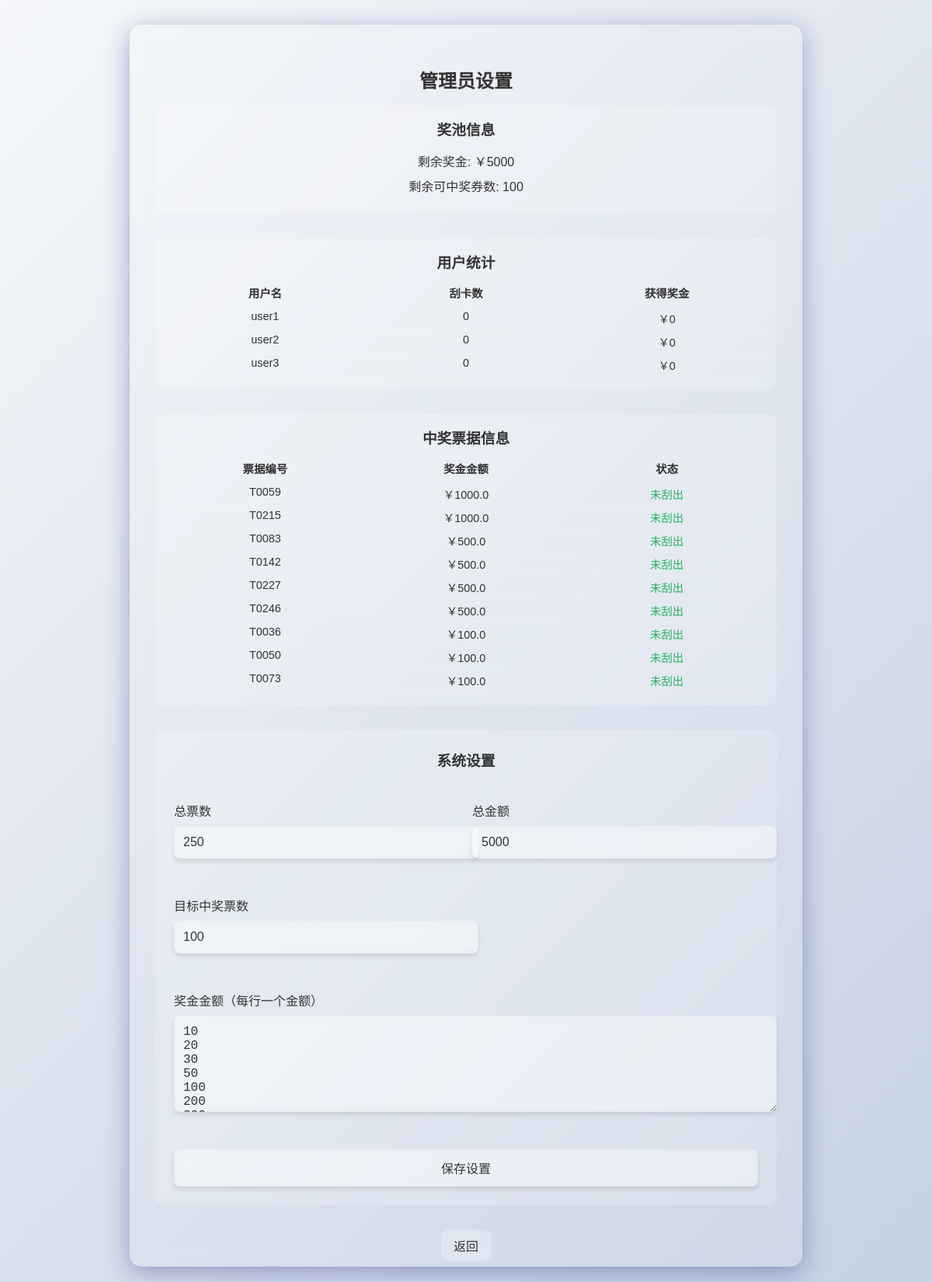
/admin/settings (signed in), run on the app's committed database.
### tables this page shows
CREATE TABLE users (
                id INTEGER PRIMARY KEY,
                username TEXT UNIQUE,
                password TEXT,
                spent_amount REAL DEFAULT 0
            );

CREATE TABLE tickets (
                id INTEGER PRIMARY KEY,
                ticket_number TEXT,
                amount REAL,
                is_selected INTEGER DEFAULT 0
            );

### app.py (the view, shortened to what this page needs)
@app.route('/admin/settings', methods=['GET', 'POST'])
def admin_settings():
    if 'admin' not in session:
        return redirect(url_for('admin'))
    try:
        with open('setting.json', 'r', encoding='utf-8') as f:
            settings = json.load(f)
    except FileNotFoundError:
        settings = {
            'total_tickets': 100,
            'total_amount': 10000,
            'target_winning_tickets': 50,
            'prize_amounts': [10, 20, 30, 50, 100, 200, 500, 1000]
        }
    user_stats = []
    remaining_prize_pool = 0
    remaining_winning_tickets = 0
    winning_tickets = []
    try:
        conn = sqlite3.connect('xx.sqlite')
        cursor = conn.cursor()
        cursor.execute('SELECT username FROM users')
        users = cursor.fetchall()
        cursor.execute('SELECT COUNT(*), COALESCE(SUM(amount), 0) FROM tickets WHERE is_selected = 1')
        total_scratched, total_winnings = cursor.fetchone()
        user_stats = []
        for user in users:
            user_stats.append((user[0], total_scratched or 0, total_winnings or 0))
        cursor.execute('SELECT COALESCE(SUM(amount), 0) FROM tickets WHERE is_selected = 1 AND amount > 0')
        won_amount = cursor.fetchone()[0] or 0
        remaining_prize_pool = settings['total_amount'] - won_amount
        cursor.execute('SELECT COUNT(*) FROM tickets WHERE is_selected = 1 AND amount > 0')
        won_tickets = cursor.fetchone()[0] or 0
        remaining_winning_tickets = settings['target_winning_tickets'] - won_tickets
        cursor.execute('SELECT ticket_number, amount, is_selected FROM tickets WHERE amount > 0 ORDER BY amount DESC, ticket_number')
        winning_tickets = cursor.fetchall()
        conn.close()
    except sqlite3.Error as e:
        print(f"查询统计信息错误: {e}")
    return render_template('admin_settings.html',
                         settings=settings,
                         user_stats=user_stats,
                         remaining_prize_pool=remaining_prize_pool,
                         remaining_winning_tickets=remaining_winning_tickets,
                         winning_tickets=winning_tickets)

### templates/admin_settings.html (shortened to what this page needs)
<!DOCTYPE html>
<html lang="zh-CN">
<head>
    <link rel="stylesheet" href="{{ url_for('static', filename='css/style.css') }}">
</head>
<body>
    <div class="glass-container">
        <h2>管理员设置</h2>
        <div style="margin-bottom: 2rem; padding: 1rem; background: rgba(255, 255, 255, 0.2); border-radius: 10px;">
            <h3 style="margin: 0 0 1rem 0; color: #333;">奖池信息</h3>
            <p style="margin: 0.5rem 0; color: #333;">剩余奖金: ￥{{ remaining_prize_pool }}</p>
            <p style="margin: 0.5rem 0; color: #333;">剩余可中奖券数: {{ remaining_winning_tickets }}</p>
        </div>
        <div style="margin-bottom: 2rem; padding: 1rem; background: rgba(255, 255, 255, 0.2); border-radius: 10px;">
            <h3 style="margin: 0 0 1rem 0; color: #333;">用户统计</h3>
            <div style="max-height: 200px; overflow-y: auto;">
                <div style="display: grid; grid-template-columns: 1fr 1fr 1fr; gap: 0.5rem; font-size: 0.9rem; margin-bottom: 0.5rem;">
                    <div style="font-weight: bold; color: #333;">用户名</div>
                    <div style="font-weight: bold; color: #333;">刮卡数</div>
                    <div style="font-weight: bold; color: #333;">获得奖金</div>
                </div>
                {% for user_stat in user_stats %}
                <div style="display: grid; grid-template-columns: 1fr 1fr 1fr; gap: 0.5rem; font-size: 0.9rem; padding: 0.25rem 0; border-bottom: 1px solid rgba(255, 255, 255, 0.1);">
                    <div style="color: #333;">{{ user_stat[0] }}</div>
                    <div style="color: #333;">{{ user_stat[1] }}</div>
                    <div style="color: #333;">￥{{ user_stat[2] }}</div>
                </div>
                {% endfor %}
            </div>
        </div>
        <div style="margin-bottom: 2rem; padding: 1rem; background: rgba(255, 255, 255, 0.2); border-radius: 10px;">
            <h3 style="margin: 0 0 1rem 0; color: #333;">中奖票据信息</h3>
            <div style="max-height: 300px; overflow-y: auto;">
                <div style="display: grid; grid-template-columns: 1fr 1fr 1fr; gap: 0.5rem; font-size: 0.9rem; margin-bottom: 0.5rem;">
                    <div style="font-weight: bold; color: #333;">票据编号</div>
                    <div style="font-weight: bold; color: #333;">奖金金额</div>
                    <div style="font-weight: bold; color: #333;">状态</div>
                </div>
                {% for ticket in winning_tickets %}
                <div style="display: grid; grid-template-columns: 1fr 1fr 1fr; gap: 0.5rem; font-size: 0.9rem; padding: 0.25rem 0; border-bottom: 1px solid rgba(255, 255, 255, 0.1);">
                    <div style="color: #333;">{{ ticket[0] }}</div>
                    <div style="color: #333;">￥{{ ticket[1] }}</div>
                    <div style="color: {% if ticket[2] == 1 %} #e74c3c {% else %} #27ae60 {% endif %}">{{ '已刮出' if ticket[2] == 1 else '未刮出' }}</div>
                </div>
                {% endfor %}
            </div>
        </div>
        <form method="POST" action="{{ url_for('admin_settings') }}" style="background: rgba(255, 255, 255, 0.2); border-radius: 10px; padding: 1.5rem; margin-bottom: 1rem;">
            <h3 style="margin: 0 0 1.5rem 0; color: #333;">系统设置</h3>
            <div style="display: grid; grid-template-columns: 1fr 1fr; gap: 1rem; margin-bottom: 1rem;">
                <div class="form-group">
                    <label for="total_tickets">总票数</label>
                    <input type="number" id="total_tickets" name="total_tickets" value="{{ settings['total_tickets'] }}" required>
                </div>
                <div class="form-group">
                    <label for="total_amount">总金额</label>
                    <input type="number" id="total_amount" name="total_amount" value="{{ settings['total_amount'] }}" required>
                </div>
            </div>
            <div style="display: grid; grid-template-columns: 1fr 1fr; gap: 1rem; margin-bottom: 1rem;">
                <div class="form-group">
                    <label for="target_winning_tickets">目标中奖票数</label>
                    <input type="number" id="target_winning_tickets" name="target_winning_tickets" value="{{ settings['target_winning_tickets'] }}" required>
                </div>
                <div></div>
            </div>
            <div class="form-group">
                <label for="prize_amounts">奖金金额（每行一个金额）</label>
                <textarea id="prize_amounts" name="prize_amounts" required>{{ settings['prize_amounts']|join('\n') }}</textarea>
            </div>
            <button type="submit" style="width: 100%; margin-top: 1rem;">保存设置</button>
        </form>
        <a href="{{ url_for('admin') }}">返回</a>
    </div>
</body>
</html>

### static/css/style.css (style rules this page uses)
body { font-family: Arial, sans-serif; display: flex; justify-content: center; align-items: center; height: 100vh; margin: 0; background-color: #f0f0f0; }

### templates/admin_settings.html (style rules this page uses)
body { background: linear-gradient(135deg, #f5f7fa, #c3cfe2); font-family: 'Arial', sans-serif; display: flex; justify-content: center; align-items: flex-start; min-height: 100vh; margin: 0; padding: 2rem 0; }
.glass-container { background: rgba(255, 255, 255, 0.1); backdrop-filter: blur(10px); border-radius: 15px; box-shadow: 0 8px 32px 0 rgba(31, 38, 135, 0.37); border: 1px solid rgba(255, 255, 255, 0.18); padding: 2rem; width: 90%; max-width: 800px; text-align: center; max-height: 90vh; overflow-y: auto; }
h2 { color: #333; margin-bottom: 1rem; }
form { display: flex; flex-direction: column; gap: 1rem; }
input, button { padding: 0.75rem; border-radius: 8px; border: none; background: rgba(255, 255, 255, 0.2); backdrop-filter: blur(5px); box-shadow: 0 4px 6px rgba(0, 0, 0, 0.1); color: #333; font-size: 1rem; transition: all 0.3s ease; }
button { cursor: pointer; }
a { display: inline-block; margin-top: 1rem; padding: 0.5rem 1rem; background: rgba(255, 255, 255, 0.2); backdrop-filter: blur(5px); border-radius: 8px; color: #333; text-decoration: none; transition: all 0.3s ease; }
.form-group { display: flex; flex-direction: column; align-items: flex-start; width: 100%; margin-bottom: 1rem; }
label { text-align: left; margin-bottom: 0.5rem; color: #333; }
input { width: 100%; text-align: left; }
textarea { width: 100%; min-height: 100px; padding: 0.75rem; border-radius: 8px; border: none; background: rgba(255, 255, 255, 0.2); backdrop-filter: blur(5px); box-shadow: 0 4px 6px rgba(0, 0, 0, 0.1); color: #333; font-size: 1rem; transition: all 0.3s ease; resize: vertical; }

### data on the page
users: username "user1", user_stat "0"
users: username "user2", user_stat "0"
users: username "user3", user_stat "0"
tickets: ticket_number "T0059", amount "1000.0", is_selected "未刮出"
tickets: ticket_number "T0215", amount "1000.0", is_selected "未刮出"
tickets: ticket_number "T0083", amount "500.0", is_selected "未刮出"
tickets: ticket_number "T0142", amount "500.0", is_selected "未刮出"
tickets: ticket_number "T0227", amount "500.0", is_selected "未刮出"
tickets: ticket_number "T0246", amount "500.0", is_selected "未刮出"
tickets: ticket_number "T0036", amount "100.0", is_selected "未刮出"
tickets: ticket_number "T0050", amount "100.0", is_selected "未刮出"
tickets: ticket_number "T0073", amount "100.0", is_selected "未刮出"

### other printed values
{{ remaining_prize_pool }} "5000"
{{ remaining_winning_tickets }} "100"
